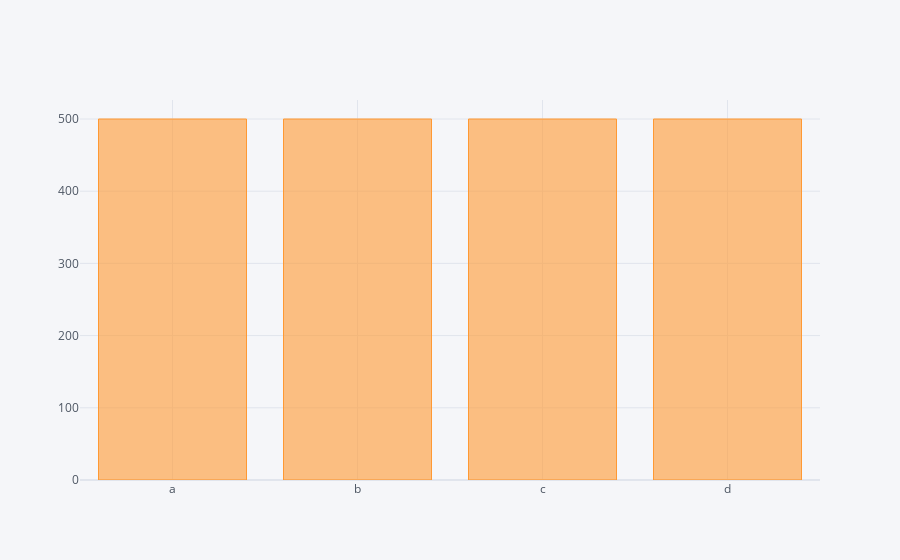

Notebook cell for this chart:
### Code cell
# using big data like df1, and use grouping methods  

df1.count().iplot(kind='bar')

### Figure 1 — Plotly figure (JSON) as saved in the notebook; plotly's stock layout.template omitted (floating-point values rounded to 4 significant figures)
{"data": [{"marker": {"color": "rgba(255, 153, 51, 0.6)", "line": {"color": "rgba(255, 153, 51, 1.0)", "width": 1}}, "name": "None", "orientation": "v", "text": "", "type": "bar", "x": ["a", "b", "c", "d"], "y": [500, 500, 500, 500]}], "layout": {"legend": {"bgcolor": "#F5F6F9", "font": {"color": "#4D5663"}}, "paper_bgcolor": "#F5F6F9", "plot_bgcolor": "#F5F6F9", "title": {"font": {"color": "#4D5663"}}, "xaxis": {"gridcolor": "#E1E5ED", "showgrid": true, "tickfont": {"color": "#4D5663"}, "title": {"font": {"color": "#4D5663"}, "text": ""}, "zerolinecolor": "#E1E5ED"}, "yaxis": {"gridcolor": "#E1E5ED", "showgrid": true, "tickfont": {"color": "#4D5663"}, "title": {"font": {"color": "#4D5663"}, "text": ""}, "zerolinecolor": "#E1E5ED"}}}
